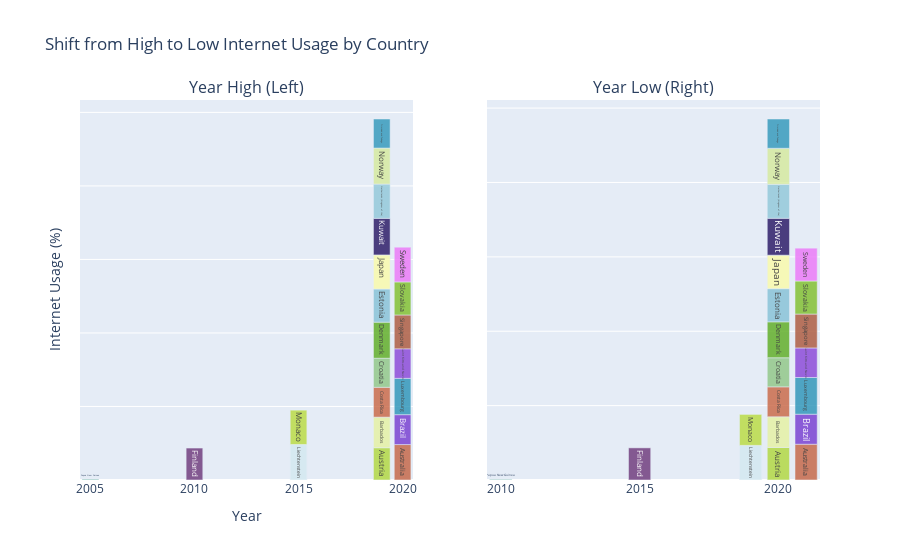

Notebook source saved alongside this figure:
### Code cell
import plotly.graph_objects as go
from plotly.subplots import make_subplots

# Create a color mapping for each unique country
unique_countries = decline_df['Region_Country_Area'].unique()
color_mapping = {country: f'rgba({hash(country) % 255}, {(hash(country) // 2) % 255}, {(hash(country) // 3) % 255}, 0.8)' for country in unique_countries}

# Apply the color mapping to the DataFrame
decline_df['Color'] = decline_df['Region_Country_Area'].map(color_mapping)

# Create subplots with 1 row and 2 columns
fig = make_subplots(rows=1, cols=2, subplot_titles=("Year High (Left)", "Year Low (Right)"))

# Add the bar plot for high internet usage
fig.add_trace(
    go.Bar(
        x=decline_df['Year_High'],
        y=decline_df['internet_usage_High(%)'],
        name='High Internet Usage',
        marker_color=decline_df['Color'],  # Assign color based on the mapping
        text=decline_df['Region_Country_Area'],
        hovertemplate='Country: %{text}<br>Year: %{x}<br>Internet Usage: %{y}%',
    ),
    row=1, col=1
)

# Add the bar plot for low internet usage
fig.add_trace(
    go.Bar(
        x=decline_df['Year_Low'],
        y=decline_df['internet_usage_Low(%)'],
        name='Low Internet Usage',
        marker_color=decline_df['Color'],  # Assign color based on the mapping
        text=decline_df['Region_Country_Area'],
        hovertemplate='Country: %{text}<br>Year: %{x}<br>Internet Usage: %{y}%',
    ),
    row=1, col=2
)

# Update layout for a shared color legend
fig.update_layout(
    title_text="Shift from High to Low Internet Usage by Country",
    showlegend=False,  # To avoid duplicate legends
    xaxis_title="Year",
    yaxis_title="Internet Usage (%)"
)
fig.update_yaxes(showticklabels=False) # Hide the y-axis labels

# Show the plot
fig.show()

### Figure 1 — Plotly figure (JSON) as saved in the notebook; plotly's stock layout.template omitted (floating-point values rounded to 4 significant figures)
{"data": [{"hovertemplate": "Country: %{text}<br>Year: %{x}<br>Internet Usage: %{y}%", "marker": {"color": ["rgba(196, 98, 65, 0.8)", "rgba(175, 215, 58, 0.8)", "rgba(229, 242, 161, 0.8)", "rgba(115, 57, 208, 0.8)", "rgba(200, 100, 66, 0.8)", "rgba(142, 198, 132, 0.8)", "rgba(90, 172, 30, 0.8)", "rgba(132, 193, 214, 0.8)", "rgba(107, 53, 120, 0.8)", "rgba(250, 252, 168, 0.8)", "rgba(36, 18, 97, 0.8)", "rgba(211, 233, 240, 0.8)", "rgba(40, 147, 183, 0.8)", "rgba(184, 219, 61, 0.8)", "rgba(143, 199, 217, 0.8)", "rgba(213, 234, 156, 0.8)", "rgba(6, 130, 87, 0.8)", "rgba(135, 67, 215, 0.8)", "rgba(171, 85, 57, 0.8)", "rgba(125, 190, 41, 0.8)", "rgba(235, 117, 248, 0.8)", "rgba(45, 150, 185, 0.8)"]}, "name": "High Internet Usage", "text": ["Australia", "Austria", "Barbados", "Brazil", "Costa Rica", "Croatia", "Denmark", "Estonia", "Finland", "Japan", "Kuwait", "Liechtenstein", "Luxembourg", "Monaco", "Netherlands (Kingdom of the)", "Norway", "Papua New Guinea", "Saint Kitts and Nevis", "Singapore", "Slovakia", "Sweden", "Trinidad and Tobago"], "type": "bar", "x": [2020, 2019, 2019, 2020, 2019, 2019, 2019, 2019, 2010, 2019, 2019, 2015, 2020, 2015, 2019, 2019, 2005, 2020, 2020, 2020, 2020, 2019], "xaxis": "x", "y": [96.4, 87.8, 83.2, 81.3, 81.2, 79.1, 98, 90.2, 86.9, 92.7, 99.5, 96.6, 98.8, 93.4, 93.3, 98, 1.7, 80.4, 92, 89.9, 94.5, 79], "yaxis": "y"}, {"hovertemplate": "Country: %{text}<br>Year: %{x}<br>Internet Usage: %{y}%", "marker": {"color": ["rgba(196, 98, 65, 0.8)", "rgba(175, 215, 58, 0.8)", "rgba(229, 242, 161, 0.8)", "rgba(115, 57, 208, 0.8)", "rgba(200, 100, 66, 0.8)", "rgba(142, 198, 132, 0.8)", "rgba(90, 172, 30, 0.8)", "rgba(132, 193, 214, 0.8)", "rgba(107, 53, 120, 0.8)", "rgba(250, 252, 168, 0.8)", "rgba(36, 18, 97, 0.8)", "rgba(211, 233, 240, 0.8)", "rgba(40, 147, 183, 0.8)", "rgba(184, 219, 61, 0.8)", "rgba(143, 199, 217, 0.8)", "rgba(213, 234, 156, 0.8)", "rgba(6, 130, 87, 0.8)", "rgba(135, 67, 215, 0.8)", "rgba(171, 85, 57, 0.8)", "rgba(125, 190, 41, 0.8)", "rgba(235, 117, 248, 0.8)", "rgba(45, 150, 185, 0.8)"]}, "name": "Low Internet Usage", "text": ["Australia", "Austria", "Barbados", "Brazil", "Costa Rica", "Croatia", "Denmark", "Estonia", "Finland", "Japan", "Kuwait", "Liechtenstein", "Luxembourg", "Monaco", "Netherlands (Kingdom of the)", "Norway", "Papua New Guinea", "Saint Kitts and Nevis", "Singapore", "Slovakia", "Sweden", "Trinidad and Tobago"], "type": "bar", "x": [2021, 2020, 2020, 2021, 2020, 2020, 2020, 2020, 2015, 2020, 2020, 2019, 2021, 2019, 2020, 2020, 2010, 2021, 2021, 2021, 2021, 2020], "xaxis": "x2", "y": [96.2, 87.5, 82.5, 80.7, 80.5, 78.3, 96.5, 89.1, 86.4, 90.2, 99.1, 93.1, 98.7, 83.3, 91.3, 97, 1.3, 79.5, 91.1, 88.9, 88.3, 78.7], "yaxis": "y2"}], "layout": {"annotations": [{"font": {"size": 16}, "showarrow": false, "text": "Year High (Left)", "x": 0.225, "xanchor": "center", "xref": "paper", "y": 1, "yanchor": "bottom", "yref": "paper"}, {"font": {"size": 16}, "showarrow": false, "text": "Year Low (Right)", "x": 0.775, "xanchor": "center", "xref": "paper", "y": 1, "yanchor": "bottom", "yref": "paper"}], "showlegend": false, "title": {"text": "Shift from High to Low Internet Usage by Country"}, "xaxis": {"anchor": "y", "domain": [0, 0.45], "title": {"text": "Year"}}, "xaxis2": {"anchor": "y2", "domain": [0.55, 1]}, "yaxis": {"anchor": "x", "domain": [0, 1], "showticklabels": false, "title": {"text": "Internet Usage (%)"}}, "yaxis2": {"anchor": "x2", "domain": [0, 1], "showticklabels": false}}}
